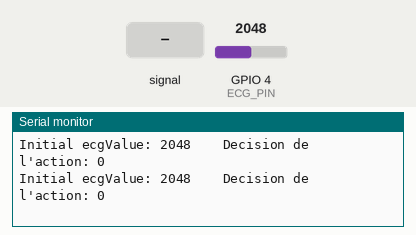
Recording of a sketch running on a simulated ESP32. On the bench: the last lines printed to the serial monitor. The test bench sets the inputs (shaded band); at power-on: GPIO 4 (ECG_PIN) = 2048.

Above: at 2.2 s.
2.3 s: GPIO 4 (ECG_PIN) fed a 200 Hz sine of ±327 counts around its level
At 2.33 s:
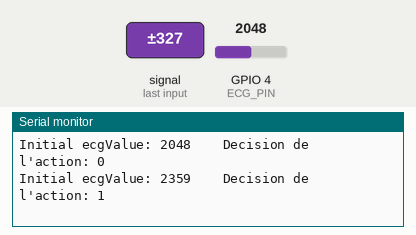
3.8 s: GPIO 4 (ECG_PIN) set to 2866
At 3.84 s:
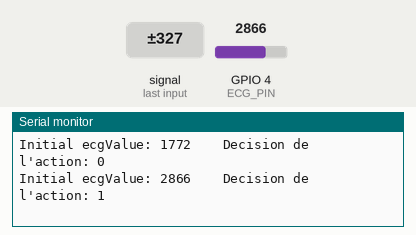
5.3 s: GPIO 4 (ECG_PIN) fed a 1000 Hz sine of ±1023 counts around its level
At 5.35 s:
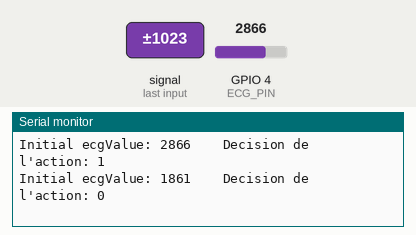
6.8 s: GPIO 4 (ECG_PIN) set to 3603
At 6.82 s:
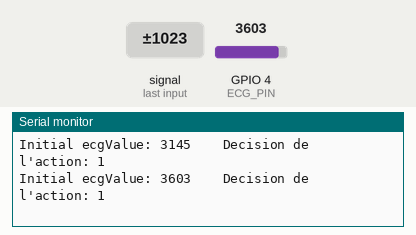
Timing chart, 0 to 9.3 s (numbered marks = the images above; inputs shaded):
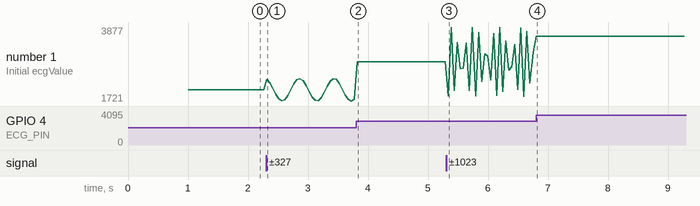

The sketch:

CampsTI_Defi2.ino
```cpp
// Ajout des bibliothèques de code nécessaire
#include <Arduino.h>
#include <ESP32Servo.h>

// Déclaration des PINs utilisées (voir schéma électrique)
#define ECG_PIN 4

/* ---------------- À FAIRE ----------------
      Défini l'object servo pour la PINCE
      Voir schéma électrique pour la PIN
--------------------------------------------
*/

void setup()
{
    // Initialise la communication USB avec l'ordinateur
    Serial.begin(115200);
    delay(1000);

    /* ---------------- À FAIRE ----------------
        Initialise la PIN ECG_PIN comme INPUT et le MOTEUR
    --------------------------------------------
    */
}

void loop()
{

    // Variable de commande moteur
    int ecg_cmd = 0;

    // Lecture de la valeur du capteur
    int ecgValue = analogRead(ECG_PIN);

    Serial.print("Initial ecgValue: " + String(ecgValue));

    // Décision de la pince ouverte ou fermee
    if (ecgValue > 2048)
    {
        ecgValue = 1;
    }
    else
    {
        ecgValue = 0;
    }

    Serial.println("    Decision de l'action: " + String(ecgValue));

    /* ---------------- À FAIRE ----------------
          Envoie la commande ecg_cmd au MOTEUR
    --------------------------------------------
    */

    delay(50);
}

/*
Dans ce défi, tu n’as pas tout le code ! Cherche les zones encadrées par
–- À FAIRE –- et complète les instructions manquantes en t’aidant de ce que tu as appris au
Défi 1. L’objectif est d’utiliser les signaux électrique de tes propres muscles pour contrôler
la pince du robot!
*/
```

Measured:
- after the input at 2.3 s, the serial monitor: prints a new line at once (image 1)
- after the input at 3.8 s, the serial monitor: prints a new line at once (image 2)
- after the input at 5.3 s, the serial monitor: prints a new line at once (image 3)
- after the input at 6.8 s, the serial monitor: prints a new line at once (image 4)
- plotted number 1: 2048 → 1772 after the input at 2.3 s, 1772 → 2866 after the input at 3.8 s, 2866 → 3145 after the input at 5.3 s, 3145 → 3603 after the input at 6.8 s
